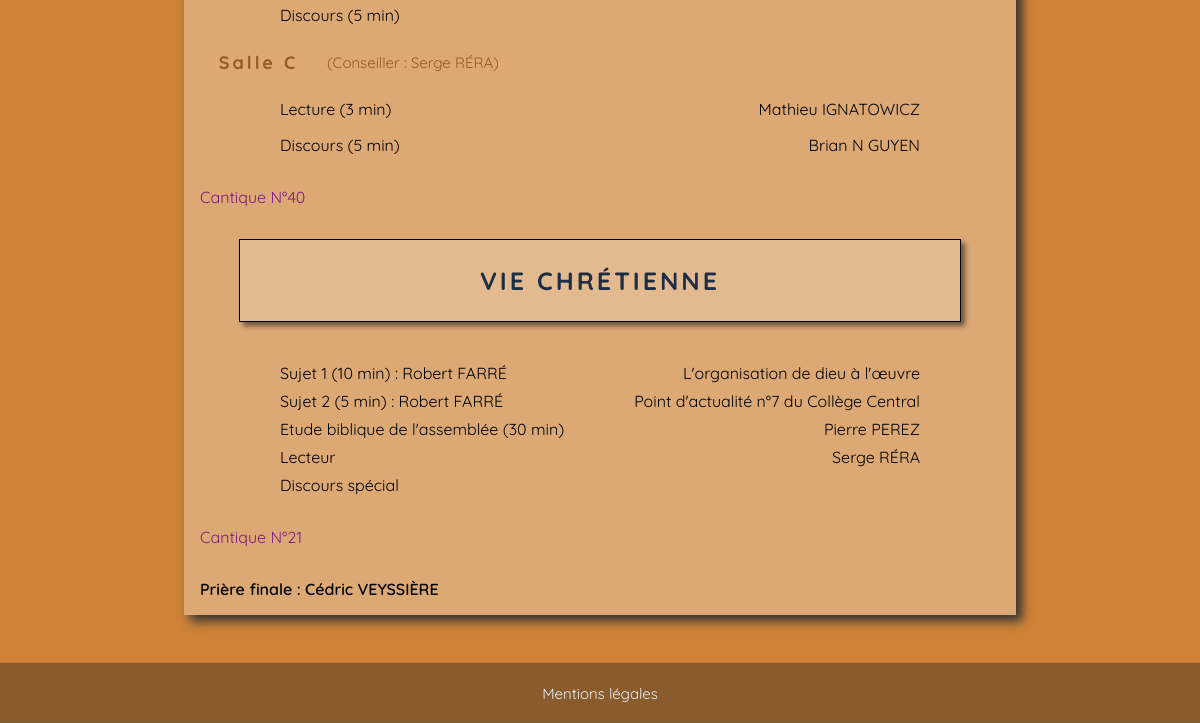
Before: /vcm/2/ (lower part) with the older database file.
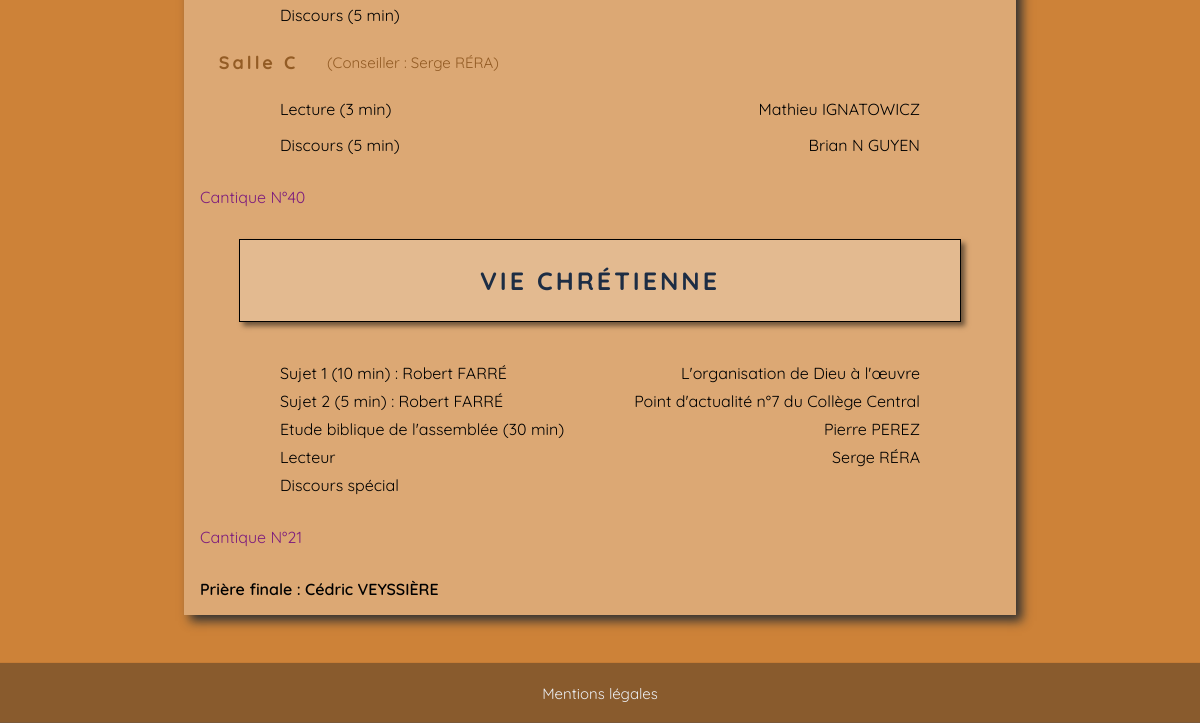
After: the same page with the newer database file.
### vcm/models.py (models this page shows)
class Meeting(models.Model):
    ALLOCATION_TYPES = [
        ("FIRST_CONTACT", "1er contact"),
        ("RETURN_VISIT", "Nouvelle visite"),
        ("BIBLE_STUDY", "Cours biblique"),
        ("TALK", "Discussion"),
        ("SPEECH", "Discours"),
        ("VIDEO", "Vidéo"),
    ]
    id = models.BigAutoField(primary_key=True)
    date = models.DateField(
        default=now,
    )
    president = models.ForeignKey(
        Person,
        on_delete=models.CASCADE,
        related_name="meetings_as_president",
    )
    prayer1 = models.ForeignKey(
        Person,
        on_delete=models.CASCADE,
        related_name="meetings_as_prayer1",
    )
    prayer2 = models.ForeignKey(
        Person,
        on_delete=models.CASCADE,
        related_name="meetings_as_prayer2",
    )
    song1 = models.IntegerField()
    song2 = models.IntegerField()
    song3 = models.IntegerField()
    portion = models.CharField(
        max_length=150,
    )
    jewels = models.ForeignKey(
        Person,
        on_delete=models.CASCADE,
        related_name="meetings_as_jewels",
    )
    jewels_title = models.CharField(
        max_length=150,
    )
    pearls = models.ForeignKey(
        Person,
        on_delete=models.CASCADE,
        related_name="meetings_as_pearls",
    )
    reading1 = models.ForeignKey(
        Person,
        on_delete=models.CASCADE,
        related_name="meetings_as_reading1",
    )
    reading2 = models.ForeignKey(
        Person,
        on_delete=models.CASCADE,
        related_name="meetings_as_reading2",
        blank=True,
        null=True,
    )
    reading3 = models.ForeignKey(
        Person,
        on_delete=models.CASCADE,
        related_name="meetings_as_reading3",
        blank=True,
        null=True,
    )
    advisor2 = models.ForeignKey(
        Person,
        on_delete=models.CASCADE,
        related_name="meetings_as_advisor2",
        blank=True,
        null=True,
    )
    advisor3 = models.ForeignKey(
        Person,
        on_delete=models.CASCADE,
        related_name="meetings_as_advisor3",
        blank=True,
        null=True,
    )
    alloc1_type = models.CharField(
        max_length=20,
        choices=ALLOCATION_TYPES,
    )
    alloc2_type = models.CharField(
        max_length=20,
        choices=ALLOCATION_TYPES,
    )
    alloc3_type = models.CharField(
        max_length=20,
        choices=ALLOCATION_TYPES,
        blank=True,
        null=True,
    )
    alloc4_type = models.CharField(
        max_length=20,
        choices=ALLOCATION_TYPES,
        blank=True,
        null=True,
    )
    alloc1_duration = models.IntegerField()
    alloc2_duration = models.IntegerField()
    alloc3_duration = models.IntegerField(
        blank=True,
        null=True,
    )
    alloc4_duration = models.IntegerField(
        blank=True,
        null=True,
    )
    alloc1pupil_hall1 = models.ForeignKey(
        Person,
        on_delete=models.CASCADE,
        related_name="meetings_as_a1p_h1",
    )
    alloc1inter_hall1 = models.ForeignKey(
        Person,
        on_delete=models.CASCADE,
        related_name="meetings_as_a1i_h1",
        blank=True,
        null=True,
    )
    alloc2pupil_hall1 = models.ForeignKey(
        Person,
        on_delete=models.CASCADE,
        related_name="meetings_as_a2p_h1",
    )
    alloc2inter_hall1 = models.ForeignKey(
        Person,
        on_delete=models.CASCADE,
        related_name="meetings_as_a2i_h1",
        blank=True,
        null=True,
    )
    alloc3pupil_hall1 = models.ForeignKey(
        Person,
        on_delete=models.CASCADE,
        related_name="meetings_as_a3p_h1",
        blank=True,
        null=True,
    )
    alloc3inter_hall1 = models.ForeignKey(
        Person,
        on_delete=models.CASCADE,
        related_name="meetings_as_a3i_h1",
        blank=True,
        null=True,
    )
    alloc4pupil_hall1 = models.ForeignKey(
        Person,
        on_delete=models.CASCADE,
        related_name="meetings_as_a4p_h1",
        blank=True,
        null=True,
    )
    alloc4inter_hall1 = models.ForeignKey(
        Person,
        on_delete=models.CASCADE,
        related_name="meetings_as_a4i_h1",
        blank=True,
        null=True,
    )
    alloc1pupil_hall2 = models.ForeignKey(
        Person,
        on_delete=models.CASCADE,
        related_name="meetings_as_a1p_h2",
        blank=True,
        null=True,
    )
    alloc1inter_hall2 = models.ForeignKey(
        Person,
        on_delete=models.CASCADE,
        related_name="meetings_as_a1i_h2",
        blank=True,
        null=True,
    )
    alloc2pupil_hall2 = models.ForeignKey(
        Person,
        on_delete=models.CASCADE,
        related_name="meetings_as_a2p_h2",
        blank=True,
        null=True,
    )
    alloc2inter_hall2 = models.ForeignKey(
        Person,
        on_delete=models.CASCADE,
        related_name="meetings_as_a2i_h2",
        blank=True,
        null=True,
    )
    alloc3pupil_hall2 = models.ForeignKey(
        Person,
        on_delete=models.CASCADE,
        related_name="meetings_as_a3p_h2",
        blank=True,
        null=True,
    )
    alloc3inter_hall2 = models.ForeignKey(
        Person,
        on_delete=models.CASCADE,
        related_name="meetings_as_a3i_h2",
        blank=True,
        null=True,
    )
    alloc4pupil_hall2 = models.ForeignKey(
        Person,
        on_delete=models.CASCADE,
        related_name="meetings_as_a4p_h2",
        blank=True,
        null=True,
    )
    alloc4inter_hall2 = models.ForeignKey(
        Person,
        on_delete=models.CASCADE,
        related_name="meetings_as_a4i_h2",
        blank=True,
        null=True,
    )
    pupil0_hall3 = models.ForeignKey(
        Person,
        on_delete=models.CASCADE,
        related_name="meetings_as_a0p_h3",
        blank=True,
        null=True,
    )
    inter0_hall3 = models.ForeignKey(
        Person,
        on_delete=models.CASCADE,
        related_name="meetings_as_a0i_h3",
        blank=True,
        null=True,
    )
    pupil_hall3 = models.ForeignKey(
        Person,
        on_delete=models.CASCADE,
        related_name="meetings_as_a1p_h3",
        blank=True,
        null=True,
    )
    vcm1 = models.ForeignKey(
        Person,
        on_delete=models.CASCADE,
        related_name="meetings_as_vcm1",
    )
    vcm2 = models.ForeignKey(
        Person,
        on_delete=models.CASCADE,
        related_name="meetings_as_vcm2",
        blank=True,
        null=True,
    )
    vcm3 = models.ForeignKey(
        Person,
        on_delete=models.CASCADE,
        related_name="meetings_as_vcm3",
        blank=True,
        null=True,
    )
    vcm1_duration = models.IntegerField()
    vcm2_duration = models.IntegerField(
        blank=True,
        null=True,
    )
    vcm3_duration = models.IntegerField(
        blank=True,
        null=True,
    )
    vcm1_title = models.TextField(max_length=100)
    vcm2_title = models.TextField(
        max_length=100,
        blank=True,
        null=True,
    )
    vcm3_title = models.TextField(
        max_length=100,
        blank=True,
        null=True,
    )
    eba = models.ForeignKey(
        Person,
        on_delete=models.CASCADE,
        related_name="meetings_as_eba",
        blank=True,
        null=True,
    )
    eba_reader = models.ForeignKey(
        Person,
        on_delete=models.CASCADE,
        related_name="meetings_as_eba_reader",
        blank=True,
        null=True,
    )
    supervisor = models.TextField(
        max_length=100,
        blank=True,
        null=True,
    )
    special_speech = models.CharField(
        max_length=100,
        blank=True,
        null=True,
    )

### persons/models.py (models this page shows, shortened)
class Person(models.Model):
    GENDER = (
        ("MALE", "Homme"),
        ("FEMALE", "Femme"),
    )
    FUNCTION = (
        ("NONE", ""),
        ("ELDER", "Ancien"),
        ("ASSISTANT", "Assistant"),
    )
    ROLES = (
        ("COORDINATOR", "Coordinateur"),
        ("SECRETARY", "Secrétaire"),
        ("PRED_RESP", "Responsable de la prédication"),
        ("GROUP_RESP", "Responsable de groupe"),
        ("GROUP_ADJ", "Adjoint de groupe"),
        ("GROUP_PREP", "Préposé de groupe"),
        ("TERR_RESP", "Responsable aux territoires"),
        ("TERR_ADJ", "Adjoint aux territoires"),
        ("BOOKS_RESP", "Responsable aux publications"),
        ("BOOKS_ADJ", "Adjoint aux publications"),
        ("CONSEILLOR", "Conseiller adjoint"),
        ("WATCHTOWER_RESP", "Responsable à la Tour de Garde"),
        ("VCM_RESP", "Responsable à la VCM"),
        ("VCM_ADJ", "Adjoint à la VCM"),
        ("WEEKEND_RESP", "Responsable des réunions du week-end"),
        ("WEEKEND_ADJ", "Adjoint aux réunions du week-end"),
        ("WELCOME_RESP", "Responsable de l'accueil"),
        ("WELCOME_MEMBER", "Membre de l'accueil"),
        ("SONO_RESP", "Responsable de la sono"),
        ("SONO_MEMBER", "Membre de la sono"),
        ("PODIUM", "Estrade"),
        ("MICRO", "Perche"),
        ("CLH", "CLH"),
        ("GESTION_RESP", "Responsable du Comité de gestion"),
        ("GESTION_MEMBER", "Membre du Comité de gestion"),
        ("MAINTENANCE_RESP", "Coordinateur à la maintenance"),
        ("CLEANING_RESP", "Coordinateur à l'entretien"),
        ("GREEN_SPACES_RESP", "Responsable des travaux d'espaces verts"),
        ("ACCOUNT_RESP", "Responsable aux comptes"),
        ("ACCOUNT_ADJ", "Adjoint aux comptes"),
        ("TREASURER", "Trésorier"),
        ("BOARD_RESP", "Responsable du tableau d'affichage"),
    )
    STATUS = (
        ("UNBAPT_PUBLISHER", "Proclamateur non baptisé"),
        ("PUBLISHER", "Proclamateur"),
        ("TEMPORARY", "Pionnier auxiliaire"),
        ("PERMANENT", "Pionnier permanent"),
        ("SPECIAL", "Pionnier spécial"),
    )
    firstname = models.CharField(
        max_length=100,
        verbose_name="Prénom",
    )
    lastname = models.CharField(
        max_length=100,
        verbose_name="Nom",
    )
    gender = models.CharField(
        max_length=6,
        choices=GENDER,
        verbose_name="Genre",
    )
    cong_function = models.CharField(
        max_length=9,
        choices=FUNCTION,
        verbose_name="Fonction",
        blank=True,
        null=True,
    )
    cong_roles = models.CharField(
        max_length=255,
        verbose_name="Rôles",
        blank=True,
        null=True,
    )
    cong_status = models.CharField(
        max_length=16,
        choices=STATUS,
        verbose_name="Statut",
        blank=True,
        null=True,
    )
    group = models.ForeignKey(
        Group,
        on_delete=models.CASCADE,
        verbose_name="Groupe",
        blank=True,
        null=True,
    )
    @property
    def fullname(self):
        return f"{self.firstname} {self.lastname.upper()}"

### vcm/views.py (the view)
# urls.py: path("vcm/<pk>/", VcmMeetingDetail.as_view(), name="vcm_detail"),
class VcmMeetingDetail(DetailView):
    model = Meeting
    template_name = "vcm/detail.html"
    context_object_name = "meeting"

### vcm/templates/vcm/detail.html (shortened to what this page needs)
{% extends 'vla_django/base.html' %}
{% load static %}
{% block extra_css %}
<link rel="stylesheet" href="{% static 'style/vcm.css' %}" />
{% endblock %}
{% block content %}
<main>
  <section class="meetings">
    <article class="meeting">
       {% if meeting.reading2 %}
      {% if meeting.alloc3_duration %}
      <div class="allocution">
        <span
          >{{meeting.get_alloc3_type_display }} ({{meeting.alloc3_duration}}
          min)</span
        >
      </div>
      {% endif %}  {% endif %} {% if meeting.reading3 %}
      <h3>
        <span>Salle C</span>
        <span class="advisor2"
          >(Conseiller : {{meeting.advisor3.fullname}})</span
        >
      </h3>
      <div class="allocution">
        <span>Lecture (3 min)</span>
        <span>{{meeting.reading3.fullname}}</span>
      </div>
      <div class="allocution">
        <span>Discours (5 min)</span>
        <span>{{meeting.pupil_hall3.fullname}}</span>
      </div>
      {% endif %}
      <div class="song">Cantique N°{{meeting.song2}}</div>
      <h2 class="mb1em">Vie Chrétienne</h2>
      <section class="vcm">
        <div>
          <span
            >Sujet {% if meeting.vcm2 %}1 {% else %}unique {% endif %}({{meeting.vcm1_duration}} min) : {{meeting.vcm1.fullname}}</span
          >
          <span>{{meeting.vcm1_title}}</span>
        </div>
        {% if meeting.vcm2 %}
        <div>
          <span
            >Sujet 2 ({{meeting.vcm2_duration}} min) :
            {{meeting.vcm2.fullname}}</span
          >
          <span>{{meeting.vcm2_title}}</span>
        </div>
        {% endif %}
        <div class="eba">
          <span>Etude biblique de l'assemblée (30 min)</span>
          <span>{{meeting.eba.fullname}}</span>
        </div>
        <div>
          <span>Lecteur</span>
          <span>{{meeting.eba_reader.fullname}}</span>
        </div>
        <div>
          <span>Discours spécial</span>
        </div>
      </section>
      <div class="song">Cantique N°{{meeting.song3}}</div>
      <div class="prayer">Prière finale : {{meeting.prayer2.fullname}}</div>
    </article>
  </section>
</main>
{% endblock %}

Changed rows visible on the page:
changed Meeting "Discours": vcm1_title "L'organisation de dieu à l'œuvre" → "L'organisation de Dieu à l'œuvre"
